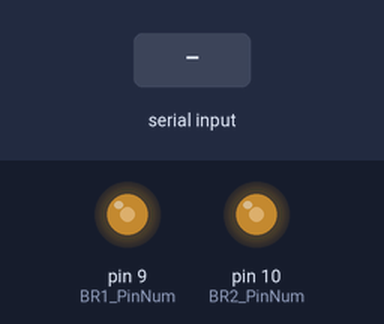
Bench run of a sketch on a simulated Arduino Uno, built with avr-gcc and run on an emulated ATmega328P. On the bench: output pins drawn as LEDs (lit = HIGH). Inputs (shaded band) come from the test bench.

Above: at 1.2 s.
1.3 s: "30,150\n" received over Serial
At 2.1 s:
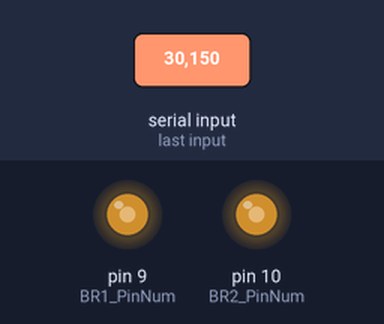
3.8 s: "200\n" received over Serial
At 4.2 s:
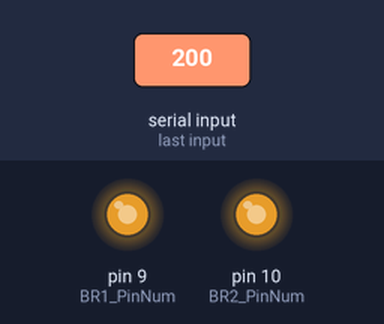
Timing chart, 0 to 6.8 s (numbered marks = the images above; inputs shaded):
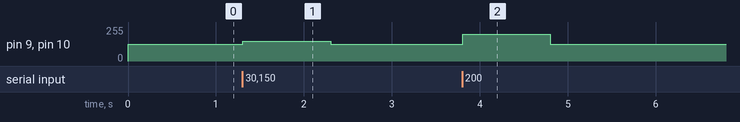

Measured:
- after the input at 1.3 s, pin 9 (BR1_PinNum), pin 10 (BR2_PinNum): 125/255 → 150/255 at once, → 125/255 1.0 s later
- after the input at 3.8 s, pin 9 (BR1_PinNum), pin 10 (BR2_PinNum): 125/255 → 200/255 at once, → 125/255 1.0 s later

The sketch:

brushless.ino
```cpp
#define MAX_VAL 250
#define MIN_VAL 125
#define BR1_PinNum 9
#define BR2_PinNum 10
void BR_Setup();
void BR_Speed(int,int);
void setup() {

  BR_Setup();
  BR_Speed(0,0);
  Serial.begin(9600);
}
void loop()
{
  static int value;

  if(Serial.available())
  {
    value = Serial.parseInt();    // Parse an Integer from Serial

  }
  BR_Speed(value,value);

}
void BR_Setup()
{
  pinMode(BR1_PinNum,OUTPUT);
  pinMode(BR2_PinNum,OUTPUT);
}

void BR_Speed(int BR1_Speed,int BR2_Speed)
{
  if(BR1_Speed <MIN_VAL) BR1_Speed=MIN_VAL;
  if(BR1_Speed >MAX_VAL) BR1_Speed=MAX_VAL;
  analogWrite(BR1_PinNum,BR1_Speed);

  if(BR2_Speed <MIN_VAL) BR2_Speed=MIN_VAL;
  if(BR2_Speed >MAX_VAL) BR2_Speed=MAX_VAL;
  analogWrite(BR2_PinNum,BR2_Speed);
}
```
